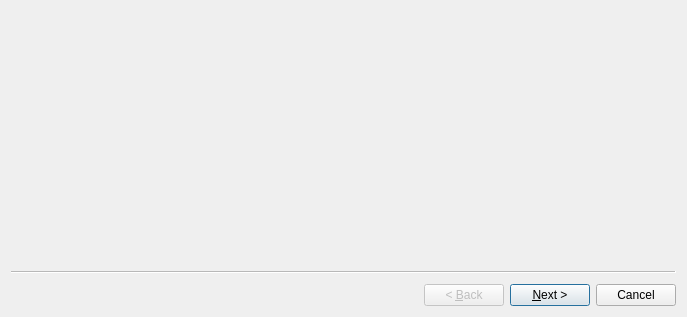
<?xml version="1.0" encoding="UTF-8"?>
<ui version="4.0">
 <class>Wizard</class>
 <widget class="QWizard" name="Wizard">
  <property name="geometry">
   <rect>
    <x>0</x>
    <y>0</y>
    <width>687</width>
    <height>317</height>
   </rect>
  </property>
  <property name="windowTitle">
   <string>Wizard</string>
  </property>
  <widget class="QWizardPage" name="wizardPage1"/>
  <widget class="QWizardPage" name="wizardPage2"/>
 </widget>
 <resources/>
 <connections/>
</ui>
